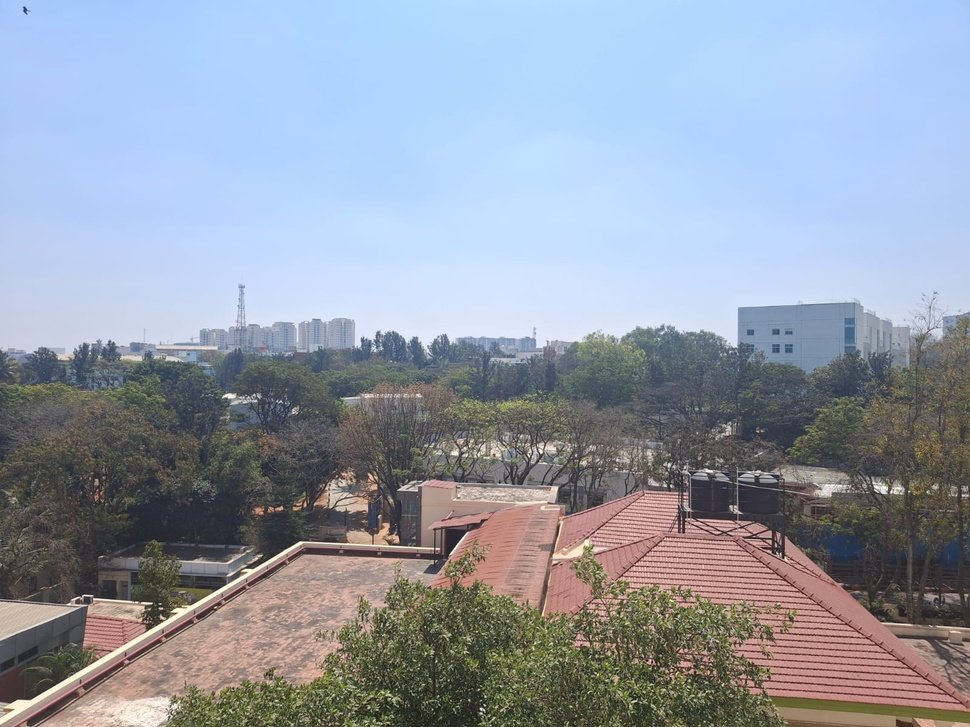
#> input picture input_images/panorama_left.jpeg, 970 x 727 px, shrunk from 1600 x 1200 before the run
$ jupyter execute panorama.ipynb
#> lines starting #> are read from the running program, lines starting #| are printed output that depends on the picture; after the words box and inside, x2 and y2 are one past the last pixel; in counts of white or black regions, pixels touching at a corner belong together
[cell 1]
import cv2
import numpy as np
import matplotlib.pyplot as plt

[cell 2]
# Paths to images
image_paths = ["../input_images/panorama_left.jpeg", "../input_images/panorama_centre.jpeg", "../input_images/panorama_right.jpeg"]

[cell 3]
# ORB Detector
orb = cv2.ORB_create()

# Store keypoints and descriptors
keypoints_list = []
descriptors_list = []
images = []

[cell 4]
def detect_keypoints(image_path):
    """Detect keypoints and descriptors in an image using ORB."""
    image = cv2.imread(image_path)
    gray = cv2.cvtColor(image, cv2.COLOR_BGR2GRAY)
    keypoints, descriptors = orb.detectAndCompute(gray, None)
    return image, keypoints, descriptors

def display_keypoints(images, keypoints_list, image_paths):
    """Display images with detected keypoints."""
    fig, axes = plt.subplots(1, len(images), figsize=(15, 5))
    for ax, img, kps, path in zip(axes, images, keypoints_list, image_paths):
        img_with_keypoints = cv2.drawKeypoints(img, kps, None, color=(0, 255, 0), flags=0)
        ax.imshow(cv2.cvtColor(img_with_keypoints, cv2.COLOR_BGR2RGB))
        ax.set_title(path.split('/')[-1])
        ax.axis("off")
    plt.show()

def match_keypoints(descriptors_list):
    """Match keypoints between consecutive image descriptors."""
    matcher = cv2.BFMatcher(cv2.NORM_HAMMING, crossCheck=True)
    matches_list = []
    for i in range(1, len(descriptors_list)):
        matches = matcher.match(descriptors_list[i - 1], descriptors_list[i])
        matches = sorted(matches, key=lambda x: x.distance)
        matches_list.append(matches)
    return matches_list

def compute_homographies(matches_list, keypoints_list):
    """Compute homography matrices between matched images."""
    homographies = []
    for i, matches in enumerate(matches_list):
        src_pts = np.float32([keypoints_list[i][m.queryIdx].pt for m in matches]).reshape(-1, 1, 2)
        dst_pts = np.float32([keypoints_list[i + 1][m.trainIdx].pt for m in matches]).reshape(-1, 1, 2)
        H, _ = cv2.findHomography(dst_pts, src_pts, cv2.RANSAC, 5.0)
        homographies.append(H)
    return homographies

def stitch_images(images, keypoints_list, descriptors_list):
    """Stitch images using ORB keypoint matching and homography."""
    # Match keypoints
    matches_list = match_keypoints(descriptors_list)

    # Compute homographies
    homographies = compute_homographies(matches_list, keypoints_list)

    # Initialize panorama with the first image
    panorama = images[0]

    # Stitch images
    for i in range(1, len(images)):
        H = homographies[i - 1]
        h1, w1 = panorama.shape[:2]
        h2, w2 = images[i].shape[:2]
        warped_img = cv2.warpPerspective(images[i], H, (w1 + w2, h1))
        warped_img[0:h1, 0:w1] = panorama
        panorama = warped_img

    # Crop black areas more precisely
    gray_panorama = cv2.cvtColor(panorama, cv2.COLOR_BGR2GRAY)
    _, thresh = cv2.threshold(gray_panorama, 1, 255, cv2.THRESH_BINARY)
    coords = cv2.findNonZero(thresh)
    x, y, w, h = cv2.boundingRect(coords)
    panorama = panorama[y:y+h, x:x+w]

    return panorama

### A

[cell 5]
# Process each image and detect keypoints/descriptors
for path in image_paths:
    img, kps, des = detect_keypoints(path)
#> in detect_keypoints, image is the input picture: shape (727, 970, 3); mean B, G, R 168.3, 154.7, 146.3
#> in detect_keypoints, `gray = cv2.cvtColor(image, cv2.COLOR_BGR2GRAY)`:
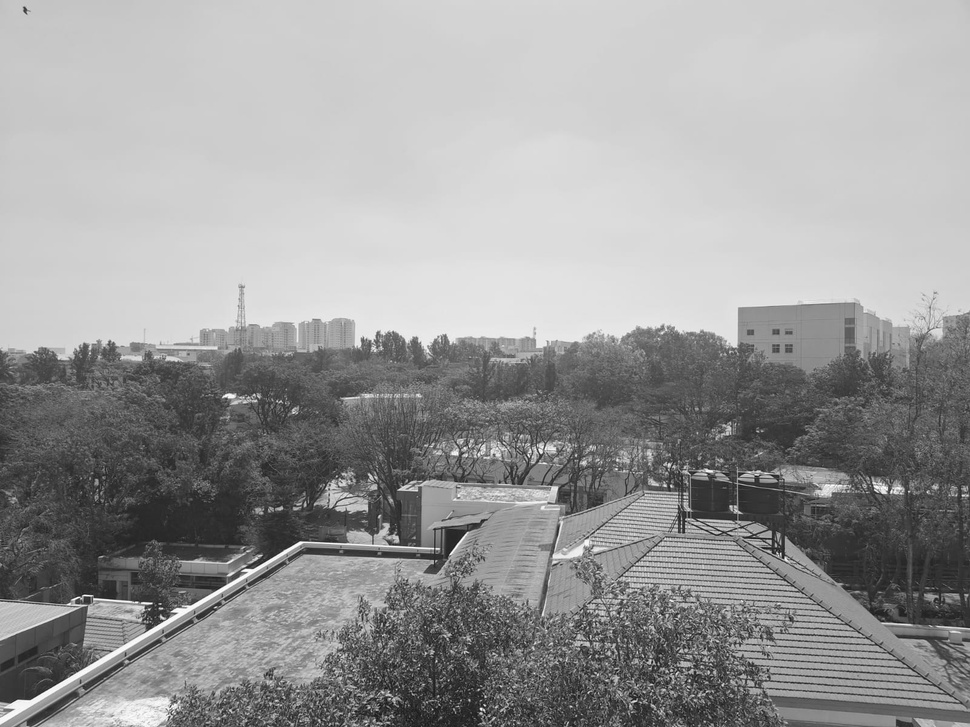
#> gray: shape (727, 970); min 14, max 255, mean 153.7
#> in detect_keypoints, `keypoints, descriptors = orb.detectAndCompute(gray, None)`: keypoints = 500 keypoints; strongest (x, y, size): (541, 452, 31), (161, 620, 37.2), (81, 598, 31), (669, 464, 31)
#> kps has the same summary as keypoints in detect_keypoints
    images.append(img)
    keypoints_list.append(kps)
    descriptors_list.append(des)
#> pass 2 of the loop `for path in image_paths:`:
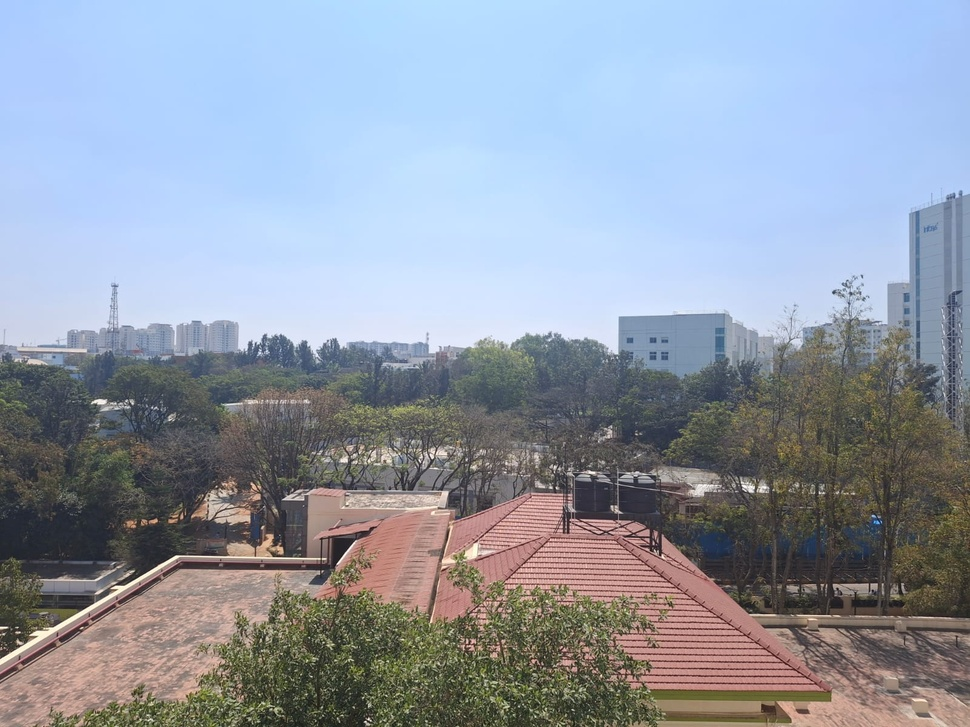
#> input picture input_images/panorama_centre.jpeg, 970 x 727 px, shrunk from 1600 x 1200 before the run
#> in detect_keypoints, image is the input picture: shape (727, 970, 3); mean B, G, R 167.2, 153.5, 144.8
#> in detect_keypoints (call 2), `gray = cv2.cvtColor(image, cv2.COLOR_BGR2GRAY)`:
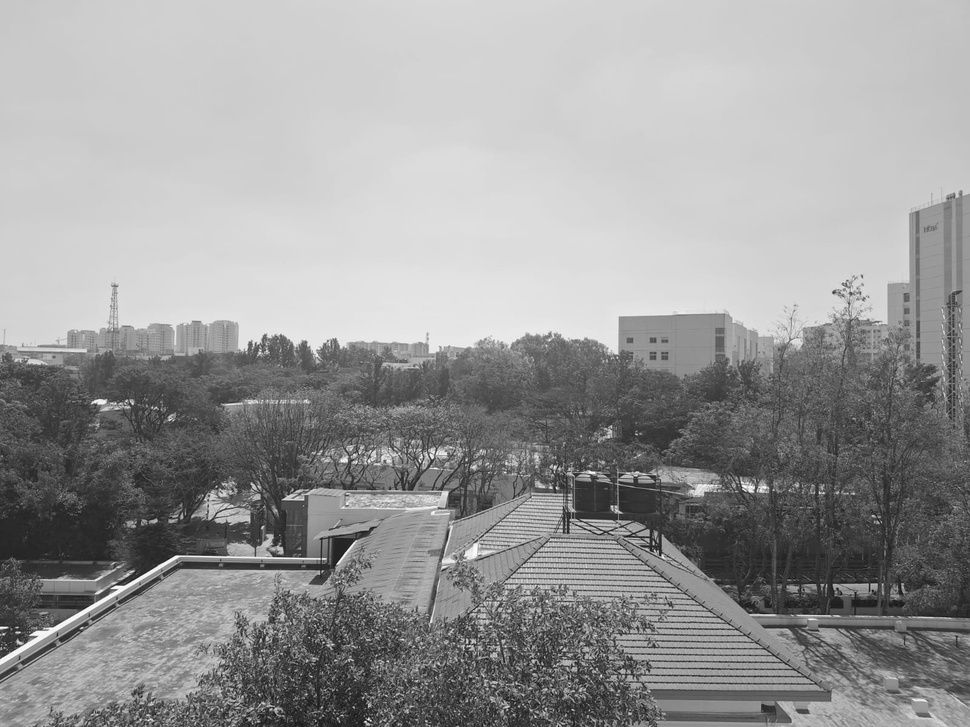
#> gray: shape (727, 970); min 15, max 255, mean 152.5
#> keypoints = 500 keypoints; strongest (x, y, size): (432, 456, 31), (662, 556, 31), (467, 641, 31), (554, 467, 31)
#> `img, kps, des = detect_keypoints(path)`: kps has the same summary as keypoints in detect_keypoints
#> pass 3 of the loop `for path in image_paths:`:
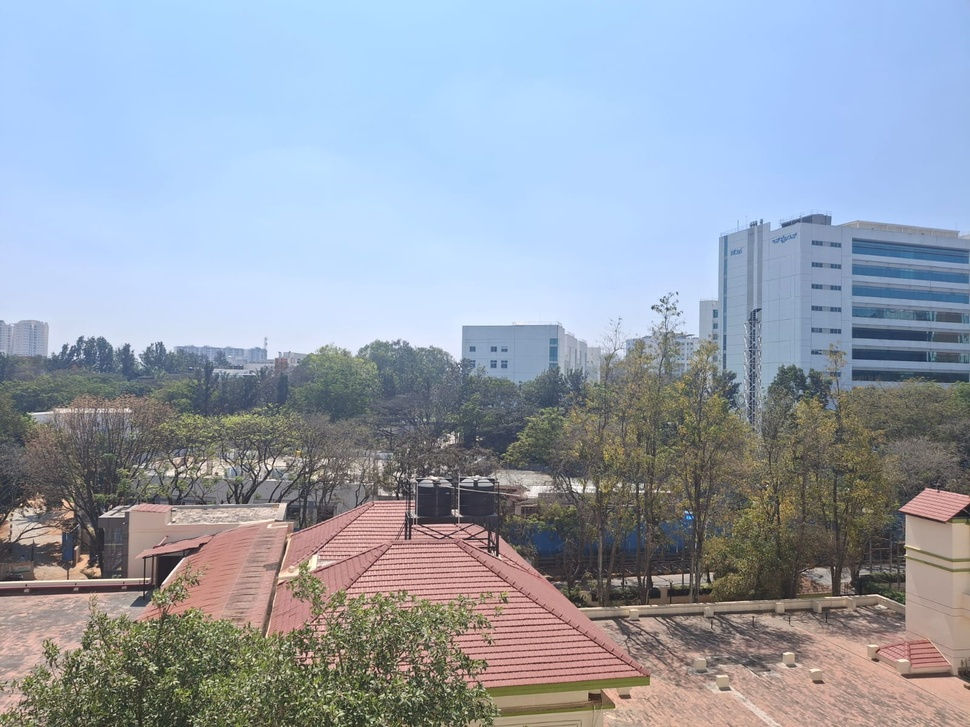
#> input picture input_images/panorama_right.jpeg, 970 x 727 px, shrunk from 1600 x 1200 before the run
#> in detect_keypoints, image is the input picture: shape (727, 970, 3); mean B, G, R 173, 159.3, 150
#> in detect_keypoints (call 3), `gray = cv2.cvtColor(image, cv2.COLOR_BGR2GRAY)`:
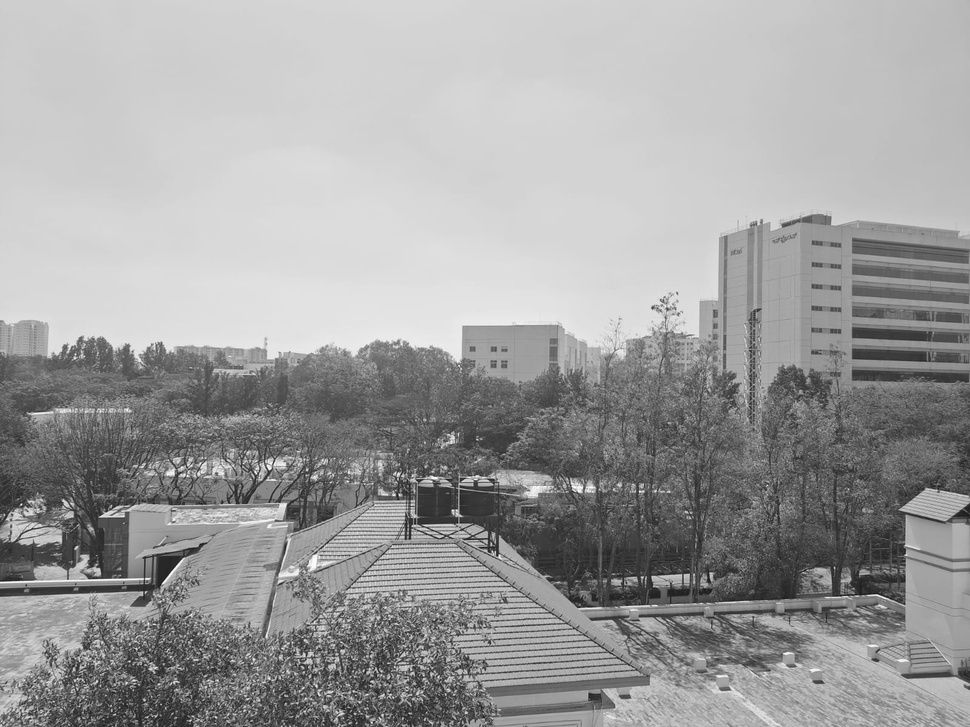
#> gray: shape (727, 970); min 17, max 254, mean 158.1
#> keypoints = 500 keypoints; strongest (x, y, size): (270, 468, 31), (304, 654, 31), (148, 578, 31), (497, 554, 31)
#> `img, kps, des = detect_keypoints(path)`: kps has the same summary as keypoints in detect_keypoints

# Display images with keypoints
display_keypoints(images, keypoints_list, image_paths)
#> the loop in display_keypoints, `for ax, img, kps, path in zip(axes, images, keypoints_list, image_path..` made 3 passes
#> pass 2, in display_keypoints, `img_with_keypoints = cv2.drawKeypoints(img, kps, None, color=(0, 255, ..`:
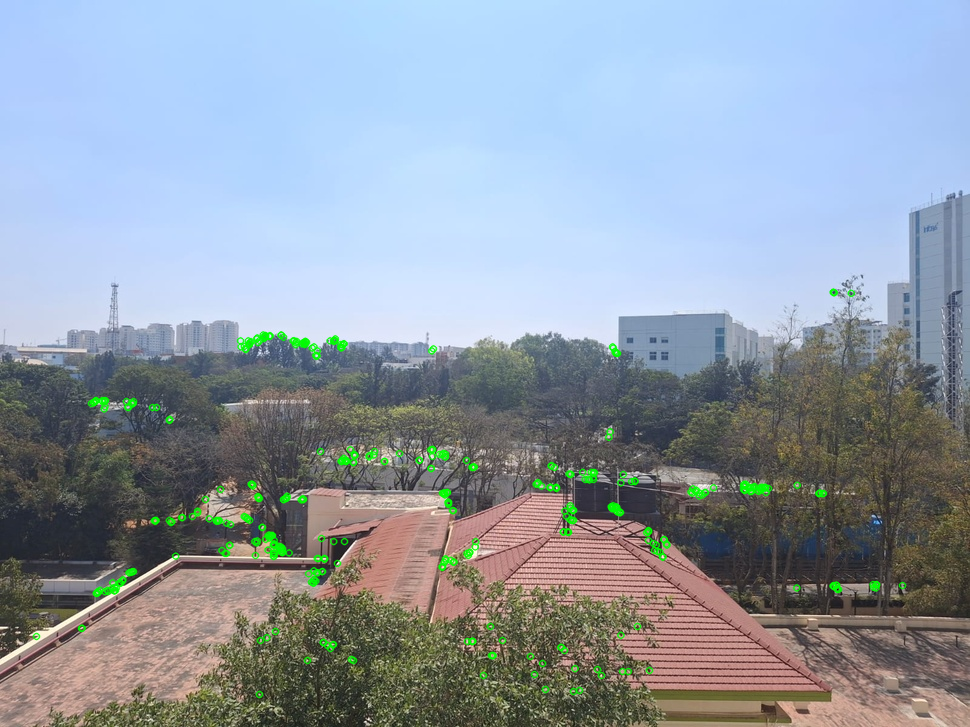
#> img_with_keypoints: shape (727, 970, 3); mean B, G, R 165.9, 154.7, 143.4
#> pass 3, in display_keypoints, `img_with_keypoints = cv2.drawKeypoints(img, kps, None, color=(0, 255, ..`:
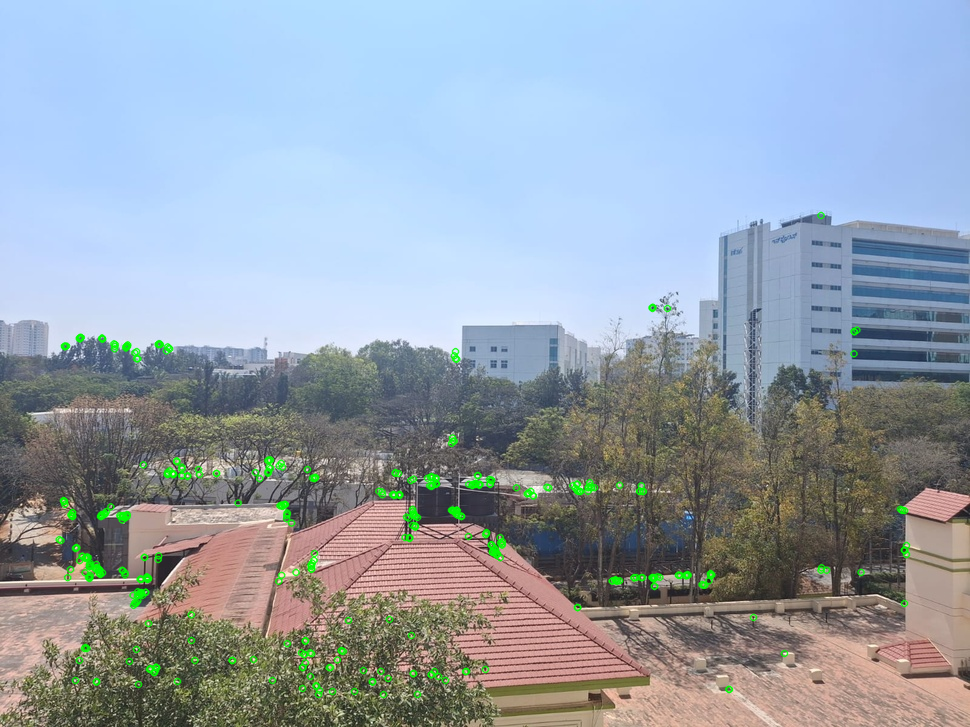
#> img_with_keypoints: shape (727, 970, 3); mean B, G, R 171.8, 160.6, 148.7
#> in display_keypoints, `plt.show()`:
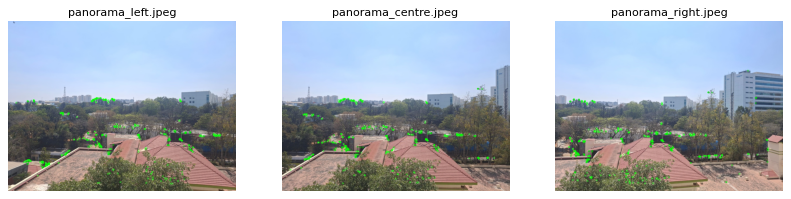
#> figure drawn by matplotlib, 3 panels

### B

[cell 6]
# Perform image stitching
stitched_image = stitch_images(images, keypoints_list, descriptors_list)
#> the loop in match_keypoints, `for i in range(1, len(descriptors_list)):` made 2 passes
#> matches on passes 1 to 2: 276 matches, 249 matches
#> after the loop in match_keypoints, `for i in range(1, len(descriptors_list)):`: matches_list = 2 matches
#> the loop in compute_homographies, `for i, matches in enumerate(matches_list):` made 2 passes
#> after the loop in compute_homographies, `for i, matches in enumerate(matches_list):`: homographies = [[[0.827, 0.0189, 135.1], [-0.0705, 0.925, 25.25], [-0.000186, 9.2e-06, 1]], [[0.724, -0.000949, 200.2], [-0.11, 0.875, 38.94], [-0.000286, -1.83e-05, 1]]]
#> the loop in stitch_images, `for i in range(1, len(images)):` made 2 passes
#> (h1, w1, h2, w2) on passes 1 to 2: (727, 970, 727, 970), (727, 1940, 727, 970)
#> pass 1, in stitch_images, `panorama = warped_img`:
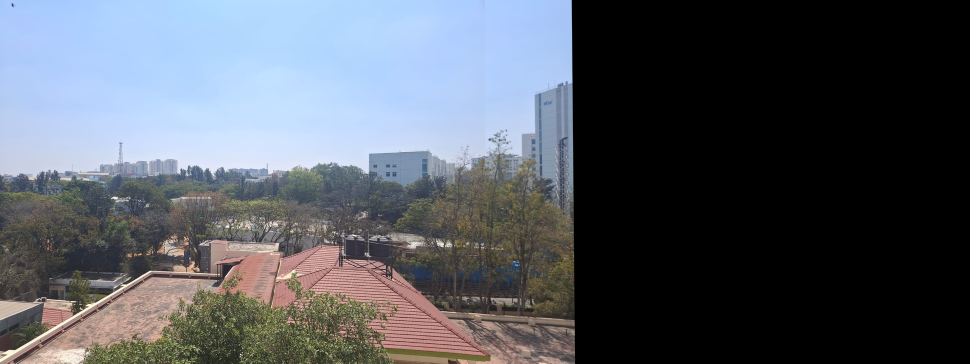
#> panorama: shape (727, 1940, 3) (shown at 1/2 size); mean of channels 0, 1, 2 97.4, 89.5, 84.6; drawn as B, G, R
#> in stitch_images, `gray_panorama = cv2.cvtColor(panorama, cv2.COLOR_BGR2GRAY)`:
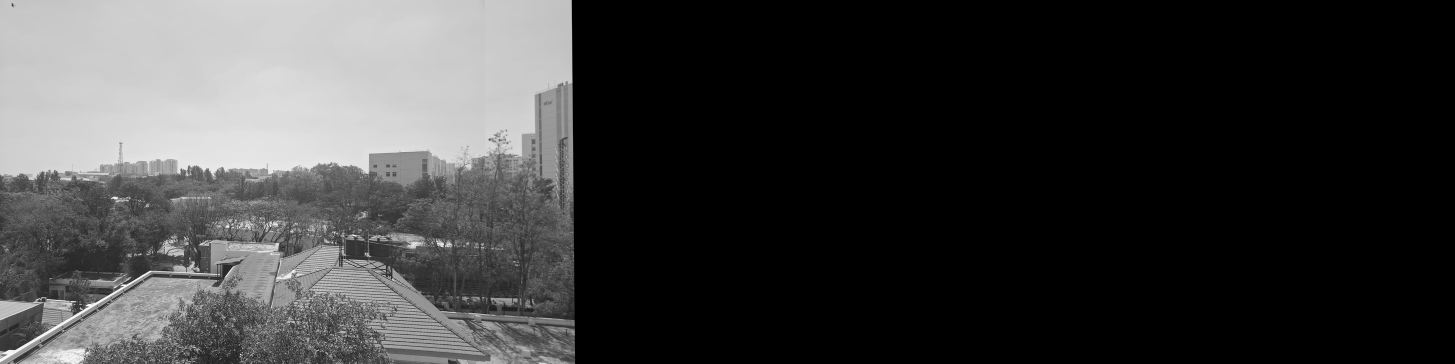
#> gray_panorama: shape (727, 2910) (shown at 1/2 size); min 0, max 255, mean 59.3
#> in stitch_images, `_, thresh = cv2.threshold(gray_panorama, 1, 255, cv2.THRESH_BINARY)`:
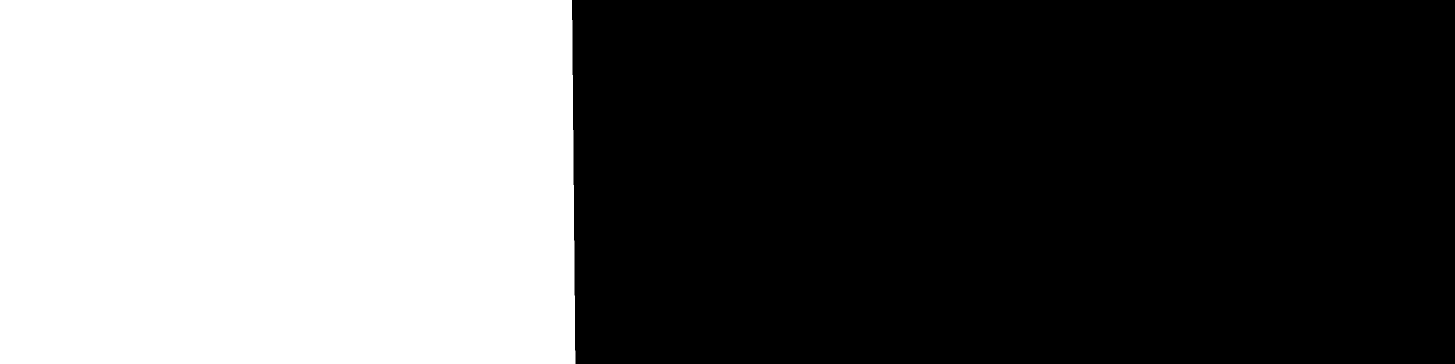
#> thresh: shape (727, 2910) (shown at 1/2 size); 39.4% white; 1 white region, box (x1, y1, x2, y2) and area: (0, 0, 1151, 727) 834184
#> in stitch_images, `coords = cv2.findNonZero(thresh)`: coords = contour of 834184 points, box (x1, y1, x2, y2) (0, 0, 1151, 727), area 1296
#> in stitch_images, `x, y, w, h = cv2.boundingRect(coords)`: x = 0; w = 1151; h = 727
#> in stitch_images, `panorama = panorama[y:y+h, x:x+w]`:
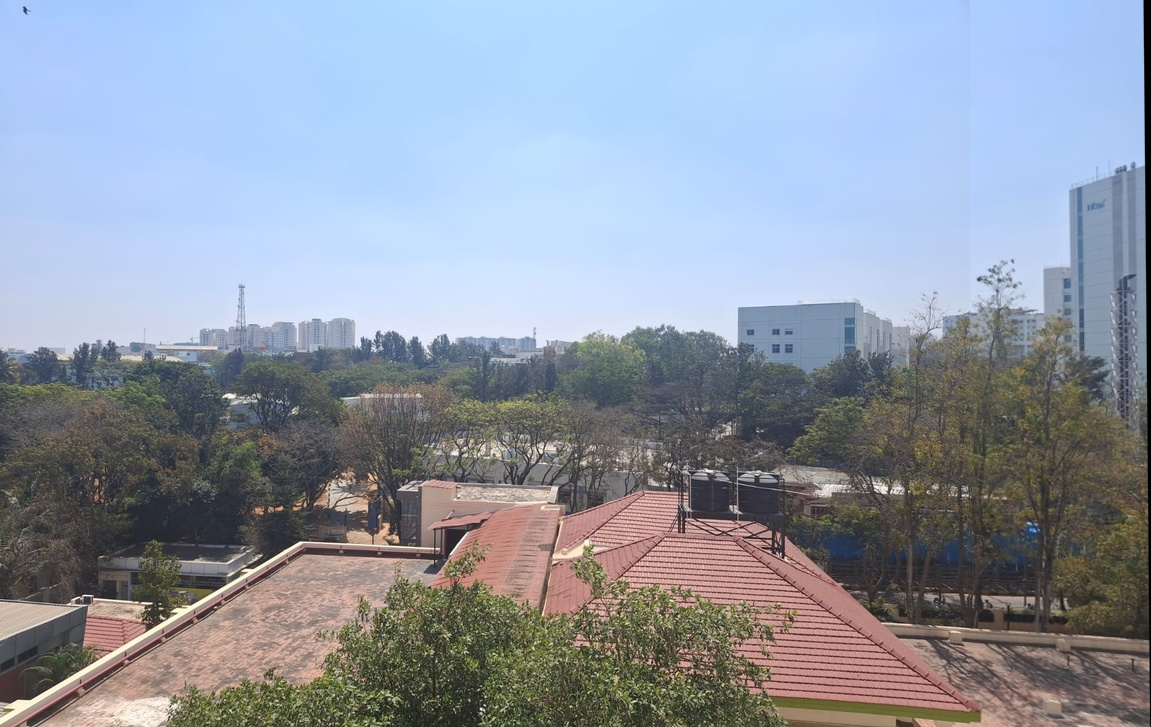
#> panorama: shape (727, 1151, 3); mean of channels 0, 1, 2 164.3, 150.8, 142.6; drawn as B, G, R

# Show the final stitched panorama
plt.figure(figsize=(15, 5))
plt.imshow(cv2.cvtColor(stitched_image, cv2.COLOR_BGR2RGB))
plt.axis("off")
plt.title("Stitched Panorama")
plt.show()

# Save the stitched panorama
cv2.imwrite("stitched_panorama.jpg", stitched_image)
#> Out = True
